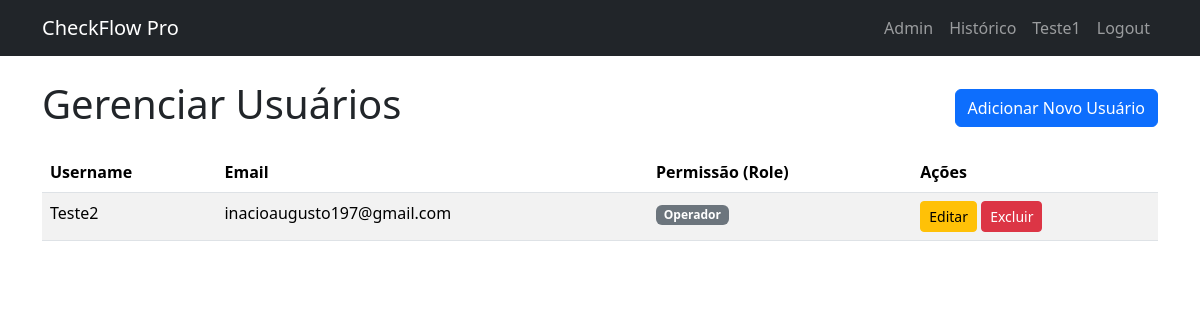
/admin/users (signed in), run on an earlier commit of the app's database.
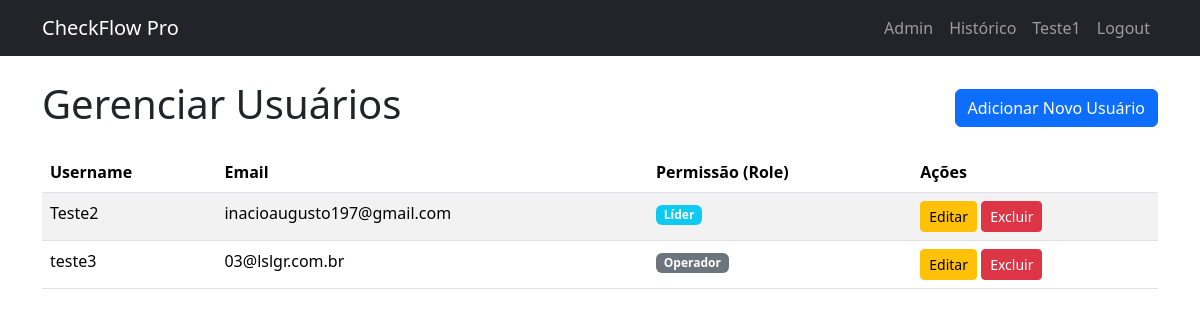
And on a later commit of the database.
### app/models.py (models this page shows, shortened)
class User(UserMixin, db.Model):
    id = db.Column(db.Integer, primary_key=True)
    username = db.Column(db.String(80), unique=True, nullable=False)
    email = db.Column(db.String(120), unique=True, nullable=False)
    password_hash = db.Column(db.String(256)) # Aumentamos o tamanho para o hash
    role = db.Column(db.String(20), nullable=False)  # 'Administrador', 'Líder', 'Operador'
    sectors = db.relationship('Sector', secondary=leader_sector_association, back_populates='leaders')

### app/routes.py (the view)
@bp.route('/admin/users')
@login_required
@admin_required
def list_users():
    users = User.query.filter(User.id != current_user.id).order_by(User.username).all()
    return render_template('admin/users.html', users=users, title='Gerenciar Usuários')

### app/__init__.py (called while the page is built)
def create_app(config_class=Config):
    app = Flask(__name__)
    app.config.from_object(config_class)
    mail.init_app(app)
    db.init_app(app)
    migrate.init_app(app, db)
    login_manager.init_app(app)
    from . import models
    from . import routes
    app.register_blueprint(routes.bp) # Usaremos um Blueprint para organizar as rotas
    @login_manager.user_loader
    def load_user(user_id):
        return models.User.query.get(int(user_id))
    return app

### app/routes.py (called while the page is built)
def admin_required(f):
    @wraps(f)
    def decorated_function(*args, **kwargs):
        if not current_user.is_authenticated or current_user.role != 'Administrador':
            abort(403) # Proibido o acesso
        return f(*args, **kwargs)
    return decorated_function

### app/templates/admin/users.html
{% extends "base.html" %}
{% block content %}
    <div class="d-flex justify-content-between align-items-center mb-3">
        <h1>Gerenciar Usuários</h1>
        <a href="{{ url_for('main.register') }}" class="btn btn-primary">Adicionar Novo Usuário</a>
    </div>
    <table class="table table-striped">
        <thead>
            <tr>
                <th>Username</th>
                <th>Email</th>
                <th>Permissão (Role)</th>
                <th>Ações</th>
            </tr>
        </thead>
        <tbody>
            {% for user in users %}
            <tr>
                <td>{{ user.username }}</td>
                <td>{{ user.email }}</td>
                <td>
                    <span class="badge
                        {% if user.role == 'Administrador' %}bg-danger
                        {% elif user.role == 'Líder' %}bg-info
                        {% else %}bg-secondary
                        {% endif %}">
                        {{ user.role }}
                    </span>
                </td>
                <td>
                    <a href="{{ url_for('main.edit_user', user_id=user.id) }}" class="btn btn-sm btn-warning">Editar</a>
                    <form action="{{ url_for('main.delete_user', user_id=user.id) }}" method="POST" class="d-inline" onsubmit="return confirm('Tem certeza que deseja EXCLUIR este usuário? Esta ação não pode ser desfeita.');">
                        <input type="submit" value="Excluir" class="btn btn-sm btn-danger">
                    </form>
                </td>
            </tr>
            {% else %}
            <tr>
                <td colspan="4">Nenhum outro usuário encontrado.</td>
            </tr>
            {% endfor %}
        </tbody>
    </table>
{% endblock %}

### app/templates/base.html (shortened to what this page needs)
<!DOCTYPE html>
<html lang="pt-br">
<head>
    <link href="https://cdn.jsdelivr.net/npm/bootstrap@5.3.3/dist/css/bootstrap.min.css" rel="stylesheet">
</head>
<body>
    <nav class="navbar navbar-expand-lg navbar-dark bg-dark">
        <div class="container">
            <a class="navbar-brand" href="{{ url_for('main.index') }}">CheckFlow Pro</a>
            <div class="navbar-nav ms-auto">
                {% if current_user.is_authenticated %}
                    {% if current_user.role == 'Administrador' %}
                        <a class="nav-item nav-link" href="{{ url_for('main.admin_dashboard') }}">Admin</a>
                    {% elif current_user.role == 'Líder' %}
                        <a class="nav-item nav-link" href="{{ url_for('main.leader_dashboard') }}">Pendentes</a>
                    {% endif %}
                    {% if current_user.role in ['Líder', 'Administrador'] %}
                        <a class="nav-item nav-link" href="{{ url_for('main.checklist_history') }}">Histórico</a>
                    {% endif %}
                    <a class="nav-item nav-link" href="#">{{ current_user.username }}</a>
                    <a class="nav-item nav-link" href="{{ url_for('main.logout') }}">Logout</a>
                {% else %}
                    <a class="nav-item nav-link" href="{{ url_for('main.login') }}">Login</a>
                    <a class="nav-item nav-link" href="{{ url_for('main.register') }}">Registrar</a>
                {% endif %}
            </div>
        </div>
    </nav>
    <main class="container mt-4">
        {% block content %}{% endblock %}
    </main>
</body>
</html>

What changed in the data, as far as the page shows it:
changed User "Teste2": role "Operador" → "Líder"
added User: username "teste3", email "03@lslgr.com.br", role "Operador"
